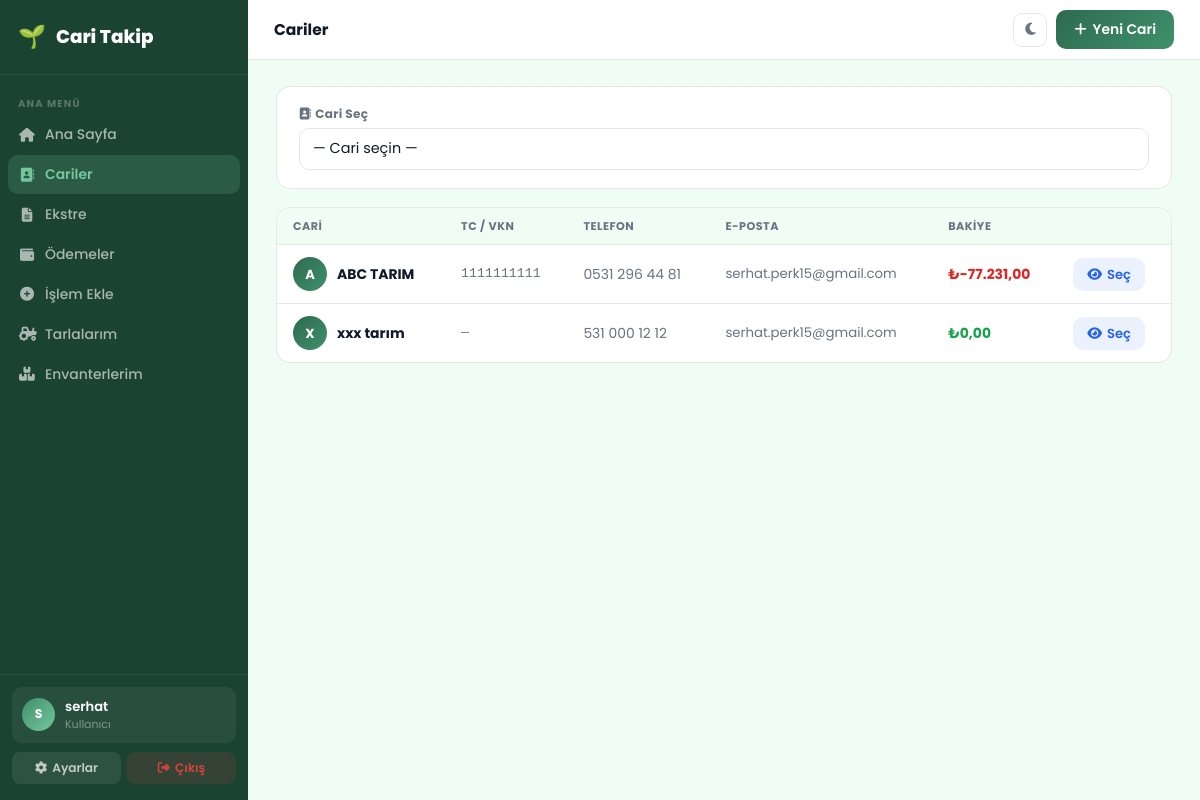
The page /customers/ (signed in) on the database as committed earlier.
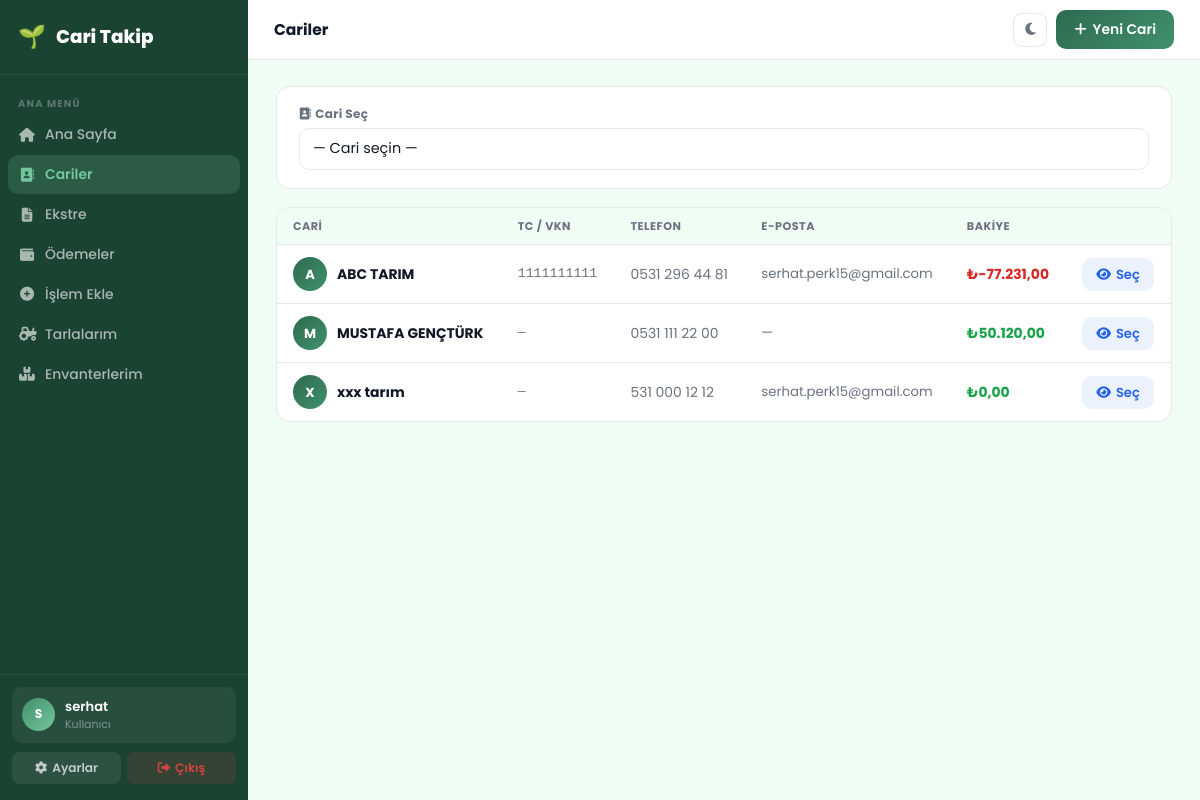
The same page on the database as committed later.
### customers/models.py (models this page shows, shortened)
class Customer(models.Model):
    user = models.ForeignKey(User, on_delete=models.CASCADE, related_name='customers')
    name = models.CharField(max_length=100)
    tc_vkn = models.CharField(max_length=20, blank=True, verbose_name='TC / VKN')
    address = models.TextField(blank=True)
    phone = models.CharField(max_length=20, blank=True)
    email = models.EmailField(blank=True)
    balance = models.DecimalField(max_digits=10, decimal_places=2, default=0)

### customers/views.py (the view, shortened to what this page needs)
# urls.py: path('', views.customer_list, name='customer_list'),
@login_required
def customer_list(request):
    if request.user.is_staff:
        customers = Customer.objects.all().order_by('name')
    else:
        customers = Customer.objects.filter(user=request.user).order_by('name')
    selected_customer = None
    customer_id = request.GET.get('customer')
    return render(request, 'customers/customer_list.html', {
        'customers': customers,
        'selected_customer': selected_customer,
    })

### dashboard/templatetags/numformat.py (called while the page is built)
@register.filter
def tr_num(value):
    try:
        if value is None:
            return '—'
        num = float(value)
        negative = num < 0
        formatted = f"{abs(num):,.2f}"
        result = formatted.replace(',', 'X').replace('.', ',').replace('X', '.')
        return ('-' if negative else '') + result
    except (ValueError, TypeError):
        return value

### customers/templates/customers/customer_list.html (shortened to what the changed rows need)
{% extends 'dashboard/base.html' %}
{% block content %}
{% if selected_customer %}
<div class="cari-panel">
    <div class="cari-panel-header">
        <div class="cari-big-avatar">{{ selected_customer.name|first|upper }}</div>
        <div>
            <div class="cari-panel-name">{{ selected_customer.name }}</div>
            <div class="cari-panel-sub">
                {% if selected_customer.tc_vkn %}TC / VKN: {{ selected_customer.tc_vkn }}{% else %}TC / VKN girilmemiş{% endif %}
            </div>
        </div>
        <div class="cari-panel-actions">
            <a href="{% url 'customer_edit' selected_customer.pk %}" class="btn-o" style="padding:8px 14px;font-size:.84rem;">
                <i class="fas fa-edit"></i> Düzenle
            </a>
            <a href="{% url 'statement' %}?customer={{ selected_customer.id }}" class="btn-g" style="padding:8px 14px;font-size:.84rem;">
                <i class="fas fa-file-alt"></i> Ekstre
            </a>
            <button class="btn-danger-soft" style="padding:8px 14px;font-size:.84rem;"
                onclick="confirmDelete('{% url 'customer_delete' selected_customer.pk %}', '{{ selected_customer.name }} adlı cari ve tüm ilişkili kayıtlar silinecek.')">
                <i class="fas fa-trash-alt"></i> Sil
            </button>
        </div>
    </div>
    <div class="info-grid-4">
        <div class="info-cell">
            <div class="info-cell-label"><i class="fas fa-phone me-1"></i>Telefon</div>
            <div class="info-cell-val {% if not selected_customer.phone %}muted{% endif %}">
                {{ selected_customer.phone|default:'—' }}
            </div>
        </div>
        <div class="info-cell">
            <div class="info-cell-label"><i class="fas fa-envelope me-1"></i>E-posta</div>
            <div class="info-cell-val {% if not selected_customer.email %}muted{% endif %}">
                {{ selected_customer.email|default:'—' }}
            </div>
        </div>
        <div class="info-cell">
            <div class="info-cell-label"><i class="fas fa-map-marker-alt me-1"></i>Adres</div>
            <div class="info-cell-val {% if not selected_customer.address %}muted{% endif %}">
                {{ selected_customer.address|default:'—' }}
            </div>
        </div>
        <div class="info-cell">
            <div class="info-cell-label"><i class="fas fa-wallet me-1"></i>Bakiye</div>
            <div>
                {% if selected_customer.balance >= 0 %}
                    <span class="bal-pos">₺{{ selected_customer.balance|tr_num }}</span>
                {% else %}
                    <span class="bal-neg">₺{{ selected_customer.balance|tr_num }}</span>
                {% endif %}
            </div>
        </div>
    </div>
</div>
{% else %}
<div class="surface">
    <div style="overflow-x:auto;">
        <table class="dt">
            <thead>
                <tr>
                    <th>Cari</th>
                    <th>TC / VKN</th>
                    <th>Telefon</th>
                    <th>E-posta</th>
                    <th>Bakiye</th>
                    <th></th>
                </tr>
            </thead>
            <tbody>
                {% for c in customers %}
                <tr style="cursor:pointer;" onclick="selectCustomer('{{ c.id }}')">
                    <td>
                        <div class="cari-row">
                            <div class="cari-avatar">{{ c.name|first|upper }}</div>
                            <strong>{{ c.name }}</strong>
                        </div>
                    </td>
                    <td style="color:var(--sub);font-size:.83rem;font-family:monospace;">{{ c.tc_vkn|default:'—' }}</td>
                    <td style="color:var(--sub);">{{ c.phone|default:'—' }}</td>
                    <td style="color:var(--sub);font-size:.83rem;">{{ c.email|default:'—' }}</td>
                    <td>
                        {% if c.balance >= 0 %}
                            <span style="color:#16a34a;font-weight:700;">₺{{ c.balance|tr_num }}</span>
                        {% else %}
                            <span style="color:#dc2626;font-weight:700;">₺{{ c.balance|tr_num }}</span>
                        {% endif %}
                    </td>
                    <td>
                        <button class="btn-info-soft" onclick="event.stopPropagation(); selectCustomer('{{ c.id }}')">
                            <i class="fas fa-eye"></i> Seç
                        </button>
                    </td>
                </tr>
                {% endfor %}
            </tbody>
        </table>
    </div>
</div>
{% endif %}
{% endblock %}

Rows that differ between the two databases and show on the page:
added Customer: name|first "M", name "MUSTAFA GENÇTÜRK", tc_vkn "—", phone "0531 111 22 00", email "—", balance|tr_num "50.120,00"
